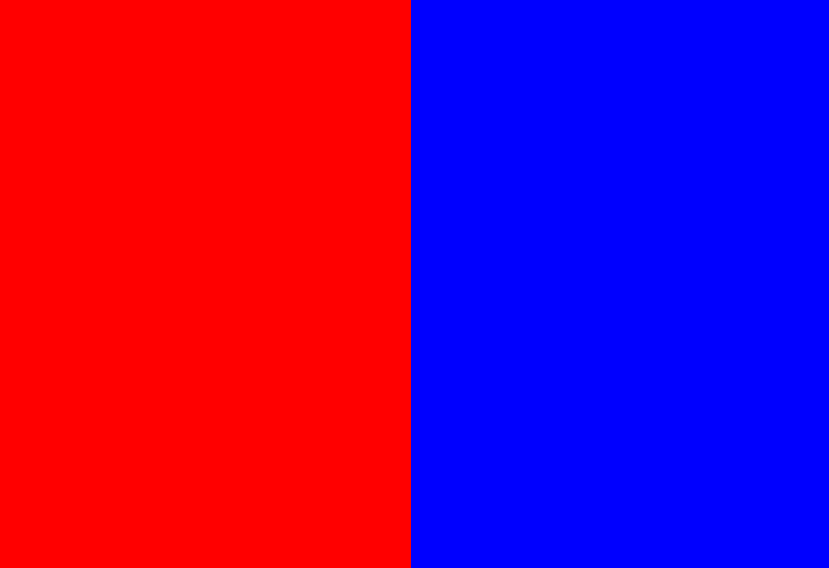
#> input picture Adaptive_Thresholding_and_Histogram_Equalization/red_blue.png, 829 x 568 px
$ jupyter execute Adaptive_Thresholding_Example_2.ipynb
#> lines starting #> are read from the running program, lines starting #| are printed output that depends on the picture
[cell 1]
import cv2
import numpy as np
import matplotlib.pyplot as plt

[cell 2]
my_img = cv2.imread("./red_blue.png",1)
#> my_img is the input picture: shape (568, 829, 3); mean B, G, R 128.6, 0, 126.4
my_img_rgb = cv2.cvtColor(my_img,cv2.COLOR_BGR2RGB)
print(my_img_rgb.shape)
#| (568, 829, 3)

[cell 3]
channels = cv2.split(my_img)
colors = ('b', 'g', 'r')


plt.figure()
plt.title('Renk Kanallarının Histogramı')
plt.xlabel('Piksel Değeri')
plt.ylabel('Piksel Sayısı')

for channel, color in zip(channels, colors):
    histogram = cv2.calcHist([channel], [0], None, [256], [0, 256])
    plt.plot(histogram, color=color)
#> this loop made 3 passes
#> color on passes 1 to 3: 'b', 'g', 'r'

plt.xlim([0, 256])


plt.savefig('histogram_plot.png', dpi=300, bbox_inches='tight')
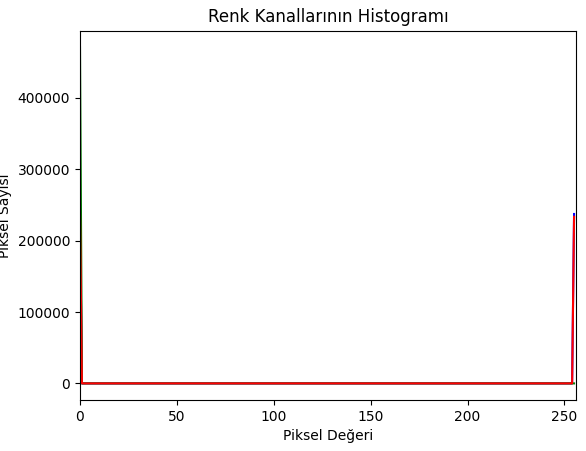
#> figure drawn by matplotlib, 1 panel; curve peaks at x = 255, y = 237424; curve peaks at x = 0, y = 470872; curve peaks at x = 0, y = 237424


#plt.savefig('histogram_plot.svg', dpi=300, bbox_inches='tight')

plt.show()

[cell 4]
#Yükseklik = 568
#Genişlik = 829
print(f"Tek kanaldaki toplam piksel sayısı = {my_img_rgb.shape[0]*my_img_rgb.shape[1]}")
#| Tek kanaldaki toplam piksel sayısı = 470872

[cell 5]
img_gray = cv2.imread("../cameraman.jfif",0)
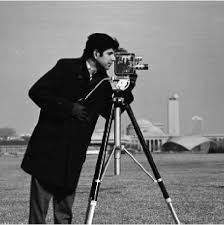
#> input picture Adaptive_Thresholding_and_Histogram_Equalization/cameraman.jfif, 224 x 225 px, found by its file name
#> img_gray is the input picture: shape (225, 224); min 0, max 255, mean 119.1

histr = cv2.calcHist([img_gray],[0],None,[256],[0,256])
#> histr = 256 values, max 1344 at index 12, min 2 at index 245, mean 196.9

plt.plot(histr)
plt.show()
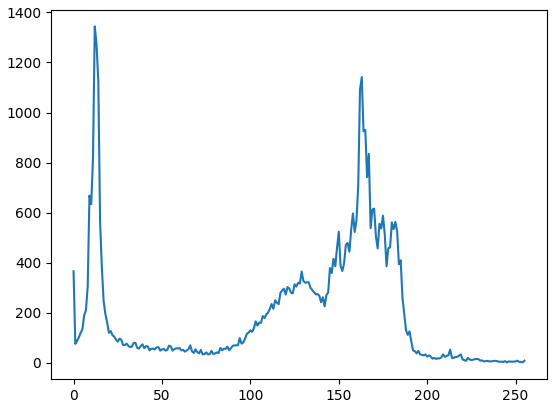
#> figure drawn by matplotlib, 1 panel; curve peaks at x = 12, y = 1344

[cell 6]
img_gray = cv2.imread("./cameraman.jfif",0)
img_eq_hist = cv2.equalizeHist(img_gray)
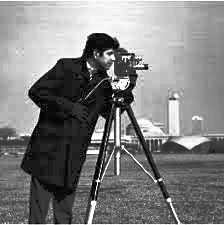
#> img_eq_hist: shape (225, 224); min 0, max 255, mean 127.8

fig = plt.figure(figsize=(10, 7))
rows = 1
columns = 2

fig.add_subplot(rows, columns, 1)
plt.imshow(img_gray, cmap="gray")
plt.axis('off')
plt.title('Original Image')

fig.add_subplot(rows, columns, 2)
plt.imshow(img_eq_hist, cmap="gray")
plt.axis('off')
plt.title('Equalized Histogram Image')

[cell 7]
hist_org = cv2.calcHist([img_gray],[0],None,[256],[0,256])
#> hist_org has the same summary as histr
hist_eq = cv2.calcHist([img_eq_hist],[0],None,[256],[0,256])
#> hist_eq = 256 values, max 1344 at index 24, min 0 at index 7, mean 196.9

plt.figure(figsize=(12, 5))

plt.subplot(1, 2, 1)
plt.plot(hist_org, color='b')
plt.title('Orijinal Görüntü Histogramı')
#plt.xlabel('Piksel Değeri')
#plt.ylabel('Piksel Sayısı')
#plt.xlim([0, 256])

plt.subplot(1, 2, 2)
plt.plot(hist_eq, color='b')
plt.title('Histogram Eşitleme Sonrası Histogram')
#plt.xlabel('Piksel Değeri')
#plt.ylabel('Piksel Sayısı')
#plt.xlim([0, 256])

#Görüntüyü kaydetmek için:
plt.tight_layout()
plt.savefig('histogram_grafikleri.png', dpi=300)
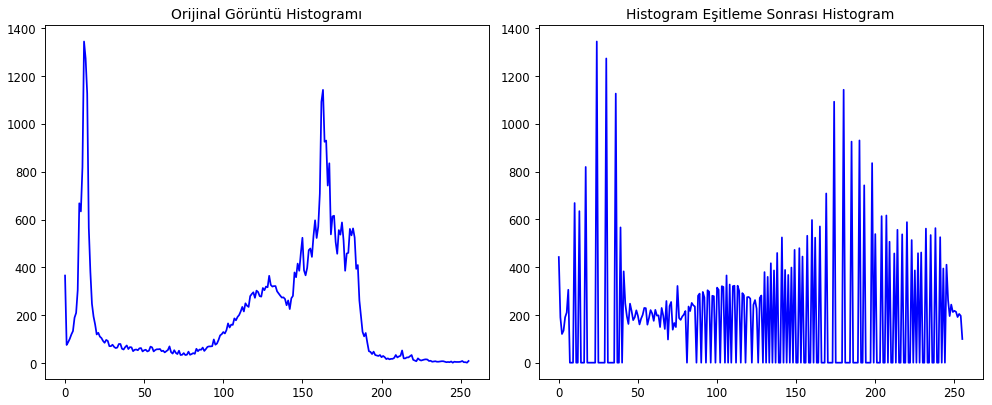
#> figure drawn by matplotlib, 2 panels; panel 1: curve peaks at x = 12, y = 1344; panel 2: curve peaks at x = 24, y = 1344
plt.show()

[cell 8]
clahe = cv2.createCLAHE(clipLimit=2.0, tileGridSize=(8, 8))
img_adaptive_eq_hist = clahe.apply(img_gray)
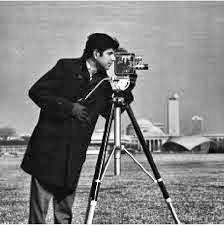
#> img_adaptive_eq_hist: shape (225, 224); min 1, max 255, mean 130.6

fig = plt.figure(figsize=(10, 7))
rows = 1
columns = 3

fig.add_subplot(rows, columns, 1)
plt.imshow(img_gray, cmap="gray")
plt.axis('off')
plt.title('Original Image')

fig.add_subplot(rows, columns, 2)
plt.imshow(img_eq_hist, cmap="gray")
plt.axis('off')
plt.title('Equalized Histogram Image')

fig.add_subplot(rows, columns, 3)
plt.imshow(img_adaptive_eq_hist, cmap="gray")
plt.axis('off')
plt.title('Adaptive Equalized Histogram Image')
